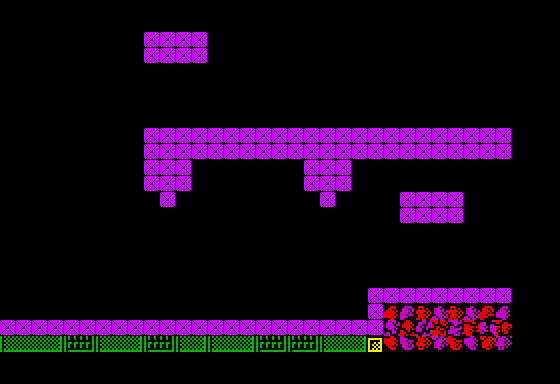

The image is a tile-based game level rendered from a .tmx file. Its description and source (layers, tilesets, objects; grid data summarised) follow:
An orthogonal 35x24 tile map with 16x16 px tiles, 4 tile layers (Stars, Tile Layer 1, Tile Layer 2, Collision), 19 tilesets and 9 objects (2x ship_fire, 2x teleport, vitorc, rocket, grenade_pack, ...).

<map version="1.0" orientation="orthogonal" width="35" height="24" tilewidth="16" tileheight="16">
 <properties>
  <property name="background_color" value="#000000" />
  <property name="nextLevel" value="L01S08" />
 </properties>
 <tileset firstgid="1" name="tiles" tilewidth="16" tileheight="16">
  <image source="../images/tiles.gif" width="240" height="512" />
 </tileset>
 <tileset firstgid="481" name="metatiles" tilewidth="16" tileheight="16">
  <image source="../images/metatiles.gif" width="128" height="16" />
  <tile id="0">
   <properties>
    <property name="type" value="solid" />
   </properties>
  </tile>
 </tileset>
 <tileset firstgid="489" name="ship" tilewidth="176" tileheight="128">
  <image source="../images/ship.gif" width="176" height="128" />
 </tileset>
 <tileset firstgid="490" name="gate" tilewidth="176" tileheight="144">
  <image source="../images/gate.gif" width="176" height="144" />
 </tileset>
 <tileset firstgid="491" name="ship_fire" tilewidth="16" tileheight="32">
  <image source="../images/ship_fire.gif" width="48" height="128" />
 </tileset>
 <tileset firstgid="503" name="light" tilewidth="16" tileheight="16">
  <image source="../images/light.gif" width="128" height="32" />
 </tileset>
 <tileset firstgid="519" name="vitorc" tilewidth="48" tileheight="64">
  <image source="../images/vitorc.gif" width="528" height="64" />
 </tileset>
 <tileset firstgid="530" name="turret" tilewidth="96" tileheight="80">
  <image source="../images/turret.gif" width="96" height="80" />
 </tileset>
 <tileset firstgid="531" name="cocoon" tilewidth="80" tileheight="128">
  <image source="../images/cocoon.gif" width="80" height="128" />
 </tileset>
 <tileset firstgid="532" name="radar" tilewidth="80" tileheight="128">
  <image source="../images/radar.gif" width="80" height="128" />
 </tileset>
 <tileset firstgid="533" name="rocket" tilewidth="64" tileheight="96">
  <image source="../images/rocket.gif" width="64" height="96" />
 </tileset>
 <tileset firstgid="534" name="grenade_pack" tilewidth="32" tileheight="32">
  <image source="../images/grenade_pack.gif" width="32" height="32" />
 </tileset>
 <tileset firstgid="535" name="teleport" tilewidth="64" tileheight="96">
  <image source="../images/teleport.gif" width="512" height="96" />
 </tileset>
 <tileset firstgid="543" name="piston" tilewidth="48" tileheight="64">
  <image source="../images/piston.gif" width="48" height="64" />
 </tileset>
 <tileset firstgid="544" name="bubble" tilewidth="32" tileheight="32">
  <image source="../images/bubble.gif" width="96" height="192" />
 </tileset>
 <tileset firstgid="562" name="rocks" tilewidth="16" tileheight="16">
  <image source="../images/rocks.gif" width="512" height="48" />
 </tileset>
 <tileset firstgid="658" name="incubator" tilewidth="64" tileheight="96">
  <image source="../images/incubator.gif" width="64" height="96" />
 </tileset>
 <tileset firstgid="659" name="ammo_pack" tilewidth="32" tileheight="32">
  <image source="../images/ammo_pack.gif" width="32" height="32" />
 </tileset>
 <tileset firstgid="660" name="double_launcher" tilewidth="64" tileheight="48">
  <image source="../images/double_launcher.gif" width="64" height="48" />
 </tileset>
 <layer name="Stars" width="35" height="24">
  <data>[840 cells, 0 non-empty, 0 distinct tile ids]</data>
 </layer>
 <objectgroup name="Object Layer 3" width="35" height="24" />
 <layer name="Tile Layer 1" width="35" height="24">
  <data>[840 cells, 146 non-empty, 46 distinct tile ids]</data>
 </layer>
 <objectgroup color="#a41e0c" name="Object Layer 1" width="35" height="24">
  <object name="vitorc" gid="519" x="0" y="320" />
  <object name="rocket" gid="533" x="256" y="128" />
  <object name="grenade_pack" gid="534" x="432" y="128" />
  <object name="ammo_pack" gid="659" x="384" y="128" />
  <object name="ship_fire" gid="495" x="160" y="240" />
  <object name="ship_fire" gid="495" x="320" y="240" />
 </objectgroup>
 <objectgroup name="Object Layer 2" width="35" height="24">
  <object name="teleport" gid="535" x="144" y="128" />
  <object name="teleport" gid="535" x="400" y="288" />
  <object name="double_launcher" gid="660" x="288" y="320" />
 </objectgroup>
 <layer name="Tile Layer 2" width="35" height="24">
  <data>[840 cells, 0 non-empty, 0 distinct tile ids]</data>
 </layer>
 <layer name="Collision" width="35" height="24">
  <data>[840 cells, 110 non-empty, 1 distinct tile ids]</data>
 </layer>
</map>
